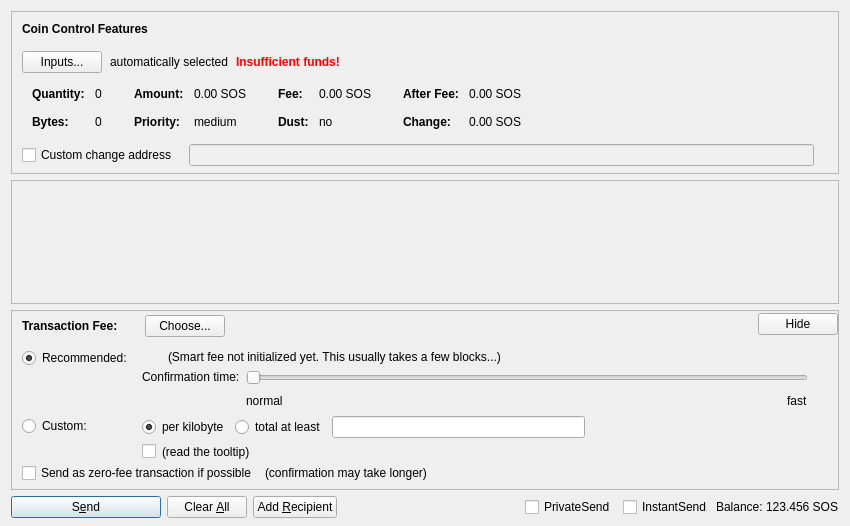
<?xml version="1.0" encoding="UTF-8"?>
<ui version="4.0">
 <class>SendCoinsDialog</class>
 <widget class="QDialog" name="SendCoinsDialog">
  <property name="geometry">
   <rect>
    <x>0</x>
    <y>0</y>
    <width>850</width>
    <height>526</height>
   </rect>
  </property>
  <property name="windowTitle">
   <string>Send Coins</string>
  </property>
  <layout class="QVBoxLayout" name="verticalLayout" stretch="0,1,0,0">
   <property name="bottomMargin">
    <number>8</number>
   </property>
   <item>
    <widget class="QFrame" name="frameCoinControl">
     <property name="sizePolicy">
      <sizepolicy hsizetype="Expanding" vsizetype="Expanding">
       <horstretch>0</horstretch>
       <verstretch>0</verstretch>
      </sizepolicy>
     </property>
     <property name="maximumSize">
      <size>
       <width>16777215</width>
       <height>16777215</height>
      </size>
     </property>
     <property name="frameShape">
      <enum>QFrame::StyledPanel</enum>
     </property>
     <property name="frameShadow">
      <enum>QFrame::Sunken</enum>
     </property>
     <layout class="QVBoxLayout" name="verticalLayoutCoinControl2">
      <property name="spacing">
       <number>0</number>
      </property>
      <property name="leftMargin">
       <number>0</number>
      </property>
      <property name="topMargin">
       <number>0</number>
      </property>
      <property name="rightMargin">
       <number>0</number>
      </property>
      <property name="bottomMargin">
       <number>6</number>
      </property>
      <item>
       <layout class="QVBoxLayout" name="verticalLayoutCoinControl" stretch="0,0,0,0,1">
        <property name="spacing">
         <number>0</number>
        </property>
        <property name="leftMargin">
         <number>10</number>
        </property>
        <property name="topMargin">
         <number>10</number>
        </property>
        <item>
         <layout class="QHBoxLayout" name="horizontalLayoutCoinControl1">
          <property name="bottomMargin">
           <number>15</number>
          </property>
          <item>
           <widget class="QLabel" name="labelCoinControlFeatures">
            <property name="sizePolicy">
             <sizepolicy hsizetype="Preferred" vsizetype="Maximum">
              <horstretch>0</horstretch>
              <verstretch>0</verstretch>
             </sizepolicy>
            </property>
            <property name="font">
             <font>
              <weight>75</weight>
              <bold>true</bold>
             </font>
            </property>
            <property name="styleSheet">
             <string notr="true">font-weight:bold;</string>
            </property>
            <property name="text">
             <string>Coin Control Features</string>
            </property>
           </widget>
          </item>
         </layout>
        </item>
        <item>
         <layout class="QHBoxLayout" name="horizontalLayoutCoinControl2" stretch="0,0,0,0">
          <property name="spacing">
           <number>8</number>
          </property>
          <property name="bottomMargin">
           <number>10</number>
          </property>
          <item>
           <widget class="QPushButton" name="pushButtonCoinControl">
            <property name="styleSheet">
             <string notr="true"/>
            </property>
            <property name="text">
             <string>Inputs...</string>
            </property>
            <property name="autoDefault">
             <bool>false</bool>
            </property>
           </widget>
          </item>
          <item>
           <widget class="QLabel" name="labelCoinControlAutomaticallySelected">
            <property name="text">
             <string>automatically selected</string>
            </property>
            <property name="margin">
             <number>5</number>
            </property>
           </widget>
          </item>
          <item>
           <widget class="QLabel" name="labelCoinControlInsuffFunds">
            <property name="font">
             <font>
              <weight>75</weight>
              <bold>true</bold>
             </font>
            </property>
            <property name="styleSheet">
             <string notr="true">color:red;font-weight:bold;</string>
            </property>
            <property name="text">
             <string>Insufficient funds!</string>
            </property>
            <property name="margin">
             <number>5</number>
            </property>
           </widget>
          </item>
          <item>
           <spacer name="horizontalSpacerCoinControl">
            <property name="orientation">
             <enum>Qt::Horizontal</enum>
            </property>
            <property name="sizeHint" stdset="0">
             <size>
              <width>40</width>
              <height>1</height>
             </size>
            </property>
           </spacer>
          </item>
         </layout>
        </item>
        <item>
         <widget class="QWidget" name="widgetCoinControl" native="true">
          <property name="sizePolicy">
           <sizepolicy hsizetype="Preferred" vsizetype="Preferred">
            <horstretch>0</horstretch>
            <verstretch>0</verstretch>
           </sizepolicy>
          </property>
          <property name="minimumSize">
           <size>
            <width>0</width>
            <height>0</height>
           </size>
          </property>
          <property name="styleSheet">
           <string notr="true"/>
          </property>
          <layout class="QHBoxLayout" name="horizontalLayoutCoinControl5">
           <property name="leftMargin">
            <number>0</number>
           </property>
           <property name="topMargin">
            <number>0</number>
           </property>
           <property name="rightMargin">
            <number>0</number>
           </property>
           <property name="bottomMargin">
            <number>0</number>
           </property>
           <item>
            <layout class="QHBoxLayout" name="horizontalLayoutCoinControl3" stretch="0,0,0,1">
             <property name="spacing">
              <number>20</number>
             </property>
             <property name="topMargin">
              <number>0</number>
             </property>
             <property name="bottomMargin">
              <number>10</number>
             </property>
             <item>
              <layout class="QFormLayout" name="formLayoutCoinControl1">
               <property name="horizontalSpacing">
                <number>10</number>
               </property>
               <property name="verticalSpacing">
                <number>14</number>
               </property>
               <property name="leftMargin">
                <number>10</number>
               </property>
               <property name="topMargin">
                <number>4</number>
               </property>
               <property name="rightMargin">
                <number>6</number>
               </property>
               <item row="0" column="0">
                <widget class="QLabel" name="labelCoinControlQuantityText">
                 <property name="font">
                  <font>
                   <weight>75</weight>
                   <bold>true</bold>
                  </font>
                 </property>
                 <property name="text">
                  <string>Quantity:</string>
                 </property>
                 <property name="margin">
                  <number>0</number>
                 </property>
                </widget>
               </item>
               <item row="0" column="1">
                <widget class="QLabel" name="labelCoinControlQuantity">
                 <property name="cursor">
                  <cursorShape>IBeamCursor</cursorShape>
                 </property>
                 <property name="contextMenuPolicy">
                  <enum>Qt::ActionsContextMenu</enum>
                 </property>
                 <property name="text">
                  <string notr="true">0</string>
                 </property>
                 <property name="margin">
                  <number>0</number>
                 </property>
                 <property name="textInteractionFlags">
                  <set>Qt::LinksAccessibleByMouse|Qt::TextSelectableByKeyboard|Qt::TextSelectableByMouse</set>
                 </property>
                </widget>
               </item>
               <item row="1" column="0">
                <widget class="QLabel" name="labelCoinControlBytesText">
                 <property name="font">
                  <font>
                   <weight>75</weight>
                   <bold>true</bold>
                  </font>
                 </property>
                 <property name="text">
                  <string>Bytes:</string>
                 </property>
                </widget>
               </item>
               <item row="1" column="1">
                <widget class="QLabel" name="labelCoinControlBytes">
                 <property name="cursor">
                  <cursorShape>IBeamCursor</cursorShape>
                 </property>
                 <property name="contextMenuPolicy">
                  <enum>Qt::ActionsContextMenu</enum>
                 </property>
                 <property name="text">
                  <string notr="true">0</string>
                 </property>
                 <property name="textInteractionFlags">
                  <set>Qt::LinksAccessibleByMouse|Qt::TextSelectableByKeyboard|Qt::TextSelectableByMouse</set>
                 </property>
                </widget>
               </item>
              </layout>
             </item>
             <item>
              <layout class="QFormLayout" name="formLayoutCoinControl2">
               <property name="horizontalSpacing">
                <number>10</number>
               </property>
               <property name="verticalSpacing">
                <number>14</number>
               </property>
               <property name="leftMargin">
                <number>6</number>
               </property>
               <property name="topMargin">
                <number>4</number>
               </property>
               <property name="rightMargin">
                <number>6</number>
               </property>
               <item row="0" column="0">
                <widget class="QLabel" name="labelCoinControlAmountText">
                 <property name="font">
                  <font>
                   <weight>75</weight>
                   <bold>true</bold>
                  </font>
                 </property>
                 <property name="text">
                  <string>Amount:</string>
                 </property>
                 <property name="margin">
                  <number>0</number>
                 </property>
                </widget>
               </item>
               <item row="0" column="1">
                <widget class="QLabel" name="labelCoinControlAmount">
                 <property name="cursor">
                  <cursorShape>IBeamCursor</cursorShape>
                 </property>
                 <property name="contextMenuPolicy">
                  <enum>Qt::ActionsContextMenu</enum>
                 </property>
                 <property name="text">
                  <string notr="true">0.00 SOS</string>
                 </property>
                 <property name="textInteractionFlags">
                  <set>Qt::LinksAccessibleByMouse|Qt::TextSelectableByKeyboard|Qt::TextSelectableByMouse</set>
                 </property>
                </widget>
               </item>
               <item row="1" column="0">
                <widget class="QLabel" name="labelCoinControlPriorityText">
                 <property name="font">
                  <font>
                   <weight>75</weight>
                   <bold>true</bold>
                  </font>
                 </property>
                 <property name="text">
                  <string>Priority:</string>
                 </property>
                </widget>
               </item>
               <item row="1" column="1">
                <widget class="QLabel" name="labelCoinControlPriority">
                 <property name="cursor">
                  <cursorShape>IBeamCursor</cursorShape>
                 </property>
                 <property name="contextMenuPolicy">
                  <enum>Qt::ActionsContextMenu</enum>
                 </property>
                 <property name="text">
                  <string>medium</string>
                 </property>
                 <property name="textInteractionFlags">
                  <set>Qt::LinksAccessibleByMouse|Qt::TextSelectableByKeyboard|Qt::TextSelectableByMouse</set>
                 </property>
                </widget>
               </item>
              </layout>
             </item>
             <item>
              <layout class="QFormLayout" name="formLayoutCoinControl3">
               <property name="horizontalSpacing">
                <number>10</number>
               </property>
               <property name="verticalSpacing">
                <number>14</number>
               </property>
               <property name="leftMargin">
                <number>6</number>
               </property>
               <property name="topMargin">
                <number>4</number>
               </property>
               <property name="rightMargin">
                <number>6</number>
               </property>
               <item row="0" column="0">
                <widget class="QLabel" name="labelCoinControlFeeText">
                 <property name="font">
                  <font>
                   <weight>75</weight>
                   <bold>true</bold>
                  </font>
                 </property>
                 <property name="text">
                  <string>Fee:</string>
                 </property>
                 <property name="margin">
                  <number>0</number>
                 </property>
                </widget>
               </item>
               <item row="0" column="1">
                <widget class="QLabel" name="labelCoinControlFee">
                 <property name="cursor">
                  <cursorShape>IBeamCursor</cursorShape>
                 </property>
                 <property name="contextMenuPolicy">
                  <enum>Qt::ActionsContextMenu</enum>
                 </property>
                 <property name="text">
                  <string notr="true">0.00 SOS</string>
                 </property>
                 <property name="textInteractionFlags">
                  <set>Qt::LinksAccessibleByMouse|Qt::TextSelectableByKeyboard|Qt::TextSelectableByMouse</set>
                 </property>
                </widget>
               </item>
               <item row="1" column="0">
                <widget class="QLabel" name="labelCoinControlLowOutputText">
                 <property name="font">
                  <font>
                   <weight>75</weight>
                   <bold>true</bold>
                  </font>
                 </property>
                 <property name="text">
                  <string>Dust:</string>
                 </property>
                </widget>
               </item>
               <item row="1" column="1">
                <widget class="QLabel" name="labelCoinControlLowOutput">
                 <property name="cursor">
                  <cursorShape>IBeamCursor</cursorShape>
                 </property>
                 <property name="contextMenuPolicy">
                  <enum>Qt::ActionsContextMenu</enum>
                 </property>
                 <property name="text">
                  <string>no</string>
                 </property>
                 <property name="textInteractionFlags">
                  <set>Qt::LinksAccessibleByMouse|Qt::TextSelectableByKeyboard|Qt::TextSelectableByMouse</set>
                 </property>
                </widget>
               </item>
              </layout>
             </item>
             <item>
              <layout class="QFormLayout" name="formLayoutCoinControl4">
               <property name="horizontalSpacing">
                <number>10</number>
               </property>
               <property name="verticalSpacing">
                <number>14</number>
               </property>
               <property name="leftMargin">
                <number>6</number>
               </property>
               <property name="topMargin">
                <number>4</number>
               </property>
               <property name="rightMargin">
                <number>6</number>
               </property>
               <item row="0" column="0">
                <widget class="QLabel" name="labelCoinControlAfterFeeText">
                 <property name="font">
                  <font>
                   <weight>75</weight>
                   <bold>true</bold>
                  </font>
                 </property>
                 <property name="text">
                  <string>After Fee:</string>
                 </property>
                 <property name="margin">
                  <number>0</number>
                 </property>
                </widget>
               </item>
               <item row="0" column="1">
                <widget class="QLabel" name="labelCoinControlAfterFee">
                 <property name="cursor">
                  <cursorShape>IBeamCursor</cursorShape>
                 </property>
                 <property name="contextMenuPolicy">
                  <enum>Qt::ActionsContextMenu</enum>
                 </property>
                 <property name="text">
                  <string notr="true">0.00 SOS</string>
                 </property>
                 <property name="textInteractionFlags">
                  <set>Qt::LinksAccessibleByMouse|Qt::TextSelectableByKeyboard|Qt::TextSelectableByMouse</set>
                 </property>
                </widget>
               </item>
               <item row="1" column="0">
                <widget class="QLabel" name="labelCoinControlChangeText">
                 <property name="font">
                  <font>
                   <weight>75</weight>
                   <bold>true</bold>
                  </font>
                 </property>
                 <property name="text">
                  <string>Change:</string>
                 </property>
                </widget>
               </item>
               <item row="1" column="1">
                <widget class="QLabel" name="labelCoinControlChange">
                 <property name="cursor">
                  <cursorShape>IBeamCursor</cursorShape>
                 </property>
                 <property name="contextMenuPolicy">
                  <enum>Qt::ActionsContextMenu</enum>
                 </property>
                 <property name="text">
                  <string notr="true">0.00 SOS</string>
                 </property>
                 <property name="textInteractionFlags">
                  <set>Qt::LinksAccessibleByMouse|Qt::TextSelectableByKeyboard|Qt::TextSelectableByMouse</set>
                 </property>
                </widget>
               </item>
              </layout>
             </item>
            </layout>
           </item>
          </layout>
         </widget>
        </item>
        <item>
         <layout class="QHBoxLayout" name="horizontalLayoutCoinControl4" stretch="0,0,0">
          <property name="spacing">
           <number>12</number>
          </property>
          <property name="sizeConstraint">
           <enum>QLayout::SetDefaultConstraint</enum>
          </property>
          <property name="topMargin">
           <number>5</number>
          </property>
          <property name="rightMargin">
           <number>5</number>
          </property>
          <item>
           <widget class="QCheckBox" name="checkBoxCoinControlChange">
            <property name="toolTip">
             <string>If this is activated, but the change address is empty or invalid, change will be sent to a newly generated address.</string>
            </property>
            <property name="text">
             <string>Custom change address</string>
            </property>
           </widget>
          </item>
          <item>
           <widget class="QValidatedLineEdit" name="lineEditCoinControlChange">
            <property name="enabled">
             <bool>false</bool>
            </property>
            <property name="sizePolicy">
             <sizepolicy hsizetype="Expanding" vsizetype="Fixed">
              <horstretch>0</horstretch>
              <verstretch>0</verstretch>
             </sizepolicy>
            </property>
           </widget>
          </item>
          <item>
           <widget class="QLabel" name="labelCoinControlChangeLabel">
            <property name="sizePolicy">
             <sizepolicy hsizetype="Preferred" vsizetype="Expanding">
              <horstretch>0</horstretch>
              <verstretch>0</verstretch>
             </sizepolicy>
            </property>
            <property name="minimumSize">
             <size>
              <width>0</width>
              <height>0</height>
             </size>
            </property>
            <property name="text">
             <string/>
            </property>
            <property name="margin">
             <number>3</number>
            </property>
           </widget>
          </item>
         </layout>
        </item>
        <item>
         <spacer name="verticalSpacerCoinControl">
          <property name="orientation">
           <enum>Qt::Vertical</enum>
          </property>
          <property name="sizeHint" stdset="0">
           <size>
            <width>800</width>
            <height>1</height>
           </size>
          </property>
         </spacer>
        </item>
       </layout>
      </item>
     </layout>
    </widget>
   </item>
   <item>
    <widget class="QScrollArea" name="scrollArea">
     <property name="widgetResizable">
      <bool>true</bool>
     </property>
     <widget class="QWidget" name="scrollAreaWidgetContents">
      <property name="geometry">
       <rect>
        <x>0</x>
        <y>0</y>
        <width>830</width>
        <height>69</height>
       </rect>
      </property>
      <layout class="QVBoxLayout" name="verticalLayout_2" stretch="0,1">
       <property name="leftMargin">
        <number>0</number>
       </property>
       <property name="topMargin">
        <number>0</number>
       </property>
       <property name="rightMargin">
        <number>0</number>
       </property>
       <property name="bottomMargin">
        <number>0</number>
       </property>
       <item>
        <layout class="QVBoxLayout" name="entries">
         <property name="spacing">
          <number>6</number>
         </property>
        </layout>
       </item>
       <item>
        <spacer name="verticalSpacer">
         <property name="orientation">
          <enum>Qt::Vertical</enum>
         </property>
         <property name="sizeHint" stdset="0">
          <size>
           <width>20</width>
           <height>40</height>
          </size>
         </property>
        </spacer>
       </item>
      </layout>
     </widget>
    </widget>
   </item>
   <item>
    <widget class="QFrame" name="frameFee">
     <property name="sizePolicy">
      <sizepolicy hsizetype="Expanding" vsizetype="Expanding">
       <horstretch>0</horstretch>
       <verstretch>0</verstretch>
      </sizepolicy>
     </property>
     <property name="maximumSize">
      <size>
       <width>16777215</width>
       <height>16777215</height>
      </size>
     </property>
     <property name="frameShape">
      <enum>QFrame::StyledPanel</enum>
     </property>
     <property name="frameShadow">
      <enum>QFrame::Sunken</enum>
     </property>
     <layout class="QVBoxLayout" name="verticalLayoutFee1">
      <property name="spacing">
       <number>0</number>
      </property>
      <property name="leftMargin">
       <number>0</number>
      </property>
      <property name="topMargin">
       <number>0</number>
      </property>
      <property name="rightMargin">
       <number>0</number>
      </property>
      <property name="bottomMargin">
       <number>0</number>
      </property>
      <item>
       <layout class="QVBoxLayout" name="verticalLayoutFee2" stretch="0,0,0">
        <property name="spacing">
         <number>0</number>
        </property>
        <property name="leftMargin">
         <number>10</number>
        </property>
        <property name="topMargin">
         <number>0</number>
        </property>
        <item>
         <layout class="QHBoxLayout" name="horizontalLayoutFee1">
          <property name="bottomMargin">
           <number>0</number>
          </property>
          <item>
           <layout class="QVBoxLayout" name="verticalLayoutFee7">
            <property name="spacing">
             <number>0</number>
            </property>
            <item>
             <spacer name="verticalSpacerSmartFee">
              <property name="orientation">
               <enum>Qt::Vertical</enum>
              </property>
              <property name="sizeType">
               <enum>QSizePolicy::Fixed</enum>
              </property>
              <property name="sizeHint" stdset="0">
               <size>
                <width>1</width>
                <height>4</height>
               </size>
              </property>
             </spacer>
            </item>
            <item>
             <layout class="QHBoxLayout" name="horizontalLayoutSmartFee">
              <property name="spacing">
               <number>10</number>
              </property>
              <item>
               <widget class="QLabel" name="labelFeeHeadline">
                <property name="sizePolicy">
                 <sizepolicy hsizetype="Preferred" vsizetype="Maximum">
                  <horstretch>0</horstretch>
                  <verstretch>0</verstretch>
                 </sizepolicy>
                </property>
                <property name="font">
                 <font>
                  <weight>75</weight>
                  <bold>true</bold>
                 </font>
                </property>
                <property name="styleSheet">
                 <string notr="true">font-weight:bold;</string>
                </property>
                <property name="text">
                 <string>Transaction Fee:</string>
                </property>
               </widget>
              </item>
              <item>
               <widget class="QLabel" name="labelFeeMinimized">
                <property name="text">
                 <string/>
                </property>
               </widget>
              </item>
              <item>
               <widget class="QPushButton" name="buttonChooseFee">
                <property name="text">
                 <string>Choose...</string>
                </property>
               </widget>
              </item>
             </layout>
            </item>
            <item>
             <spacer name="verticalSpacer_5">
              <property name="orientation">
               <enum>Qt::Vertical</enum>
              </property>
              <property name="sizeHint" stdset="0">
               <size>
                <width>1</width>
                <height>1</height>
               </size>
              </property>
             </spacer>
            </item>
           </layout>
          </item>
          <item>
           <spacer name="horizontalSpacer_4">
            <property name="orientation">
             <enum>Qt::Horizontal</enum>
            </property>
            <property name="sizeHint" stdset="0">
             <size>
              <width>40</width>
              <height>20</height>
             </size>
            </property>
           </spacer>
          </item>
          <item>
           <widget class="QPushButton" name="buttonMinimizeFee">
            <property name="toolTip">
             <string>collapse fee-settings</string>
            </property>
            <property name="text">
             <string>Hide</string>
            </property>
           </widget>
          </item>
         </layout>
        </item>
        <item>
         <widget class="QFrame" name="frameFeeSelection">
          <layout class="QVBoxLayout" name="verticalLayoutFee12">
           <property name="spacing">
            <number>0</number>
           </property>
           <property name="leftMargin">
            <number>0</number>
           </property>
           <property name="topMargin">
            <number>0</number>
           </property>
           <property name="rightMargin">
            <number>0</number>
           </property>
           <property name="bottomMargin">
            <number>0</number>
           </property>
           <item>
            <layout class="QGridLayout" name="gridLayoutFee">
             <property name="topMargin">
              <number>10</number>
             </property>
             <property name="bottomMargin">
              <number>4</number>
             </property>
             <property name="horizontalSpacing">
              <number>10</number>
             </property>
             <property name="verticalSpacing">
              <number>4</number>
             </property>
             <item row="1" column="1">
              <layout class="QVBoxLayout" name="verticalLayoutFee8">
               <property name="spacing">
                <number>6</number>
               </property>
               <item>
                <layout class="QHBoxLayout" name="horizontalLayoutFee13">
                 <item>
                  <widget class="QRadioButton" name="radioCustomPerKilobyte">
                   <property name="toolTip">
                    <string>If the custom fee is set to 1000 duffs and the transaction is only 250 bytes, then &quot;per kilobyte&quot; only pays 250 duffs in fee,&lt;br /&gt;while &quot;at least&quot; pays 1000 duffs. For transactions bigger than a kilobyte both pay by kilobyte.</string>
                   </property>
                   <property name="text">
                    <string>per kilobyte</string>
                   </property>
                   <property name="checked">
                    <bool>true</bool>
                   </property>
                   <attribute name="buttonGroup">
                    <string notr="true">groupCustomFee</string>
                   </attribute>
                  </widget>
                 </item>
                 <item>
                  <widget class="QRadioButton" name="radioCustomAtLeast">
                   <property name="toolTip">
                    <string>If the custom fee is set to 1000 duffs and the transaction is only 250 bytes, then &quot;per kilobyte&quot; only pays 250 duffs in fee,&lt;br /&gt;while &quot;total at least&quot; pays 1000 duffs. For transactions bigger than a kilobyte both pay by kilobyte.</string>
                   </property>
                   <property name="text">
                    <string>total at least</string>
                   </property>
                   <attribute name="buttonGroup">
                    <string notr="true">groupCustomFee</string>
                   </attribute>
                  </widget>
                 </item>
                 <item>
                  <widget class="BitcoinAmountField" name="customFee"/>
                 </item>
                 <item>
                  <spacer name="horizontalSpacer_6">
                   <property name="orientation">
                    <enum>Qt::Horizontal</enum>
                   </property>
                   <property name="sizeHint" stdset="0">
                    <size>
                     <width>1</width>
                     <height>1</height>
                    </size>
                   </property>
                  </spacer>
                 </item>
                </layout>
               </item>
               <item>
                <layout class="QHBoxLayout" name="horizontalLayoutFee8">
                 <item>
                  <widget class="QCheckBox" name="checkBoxMinimumFee">
                   <property name="toolTip">
                    <string>Paying only the minimum fee is just fine as long as there is less transaction volume than space in the blocks.&lt;br /&gt;But be aware that this can end up in a never confirming transaction once there is more demand for sos transactions than the network can process.</string>
                   </property>
                   <property name="text">
                    <string/>
                   </property>
                  </widget>
                 </item>
                 <item>
                  <widget class="QLabel" name="labelMinFeeWarning">
                   <property name="enabled">
                    <bool>true</bool>
                   </property>
                   <property name="toolTip">
                    <string>Paying only the minimum fee is just fine as long as there is less transaction volume than space in the blocks.&lt;br /&gt;But be aware that this can end up in a never confirming transaction once there is more demand for sos transactions than the network can process.</string>
                   </property>
                   <property name="text">
                    <string>(read the tooltip)</string>
                   </property>
                   <property name="margin">
                    <number>5</number>
                   </property>
                  </widget>
                 </item>
                 <item>
                  <spacer name="horizontalSpacer_2">
                   <property name="orientation">
                    <enum>Qt::Horizontal</enum>
                   </property>
                   <property name="sizeHint" stdset="0">
                    <size>
                     <width>1</width>
                     <height>1</height>
                    </size>
                   </property>
                  </spacer>
                 </item>
                </layout>
               </item>
              </layout>
             </item>
             <item row="0" column="0">
              <layout class="QVBoxLayout" name="verticalLayoutFee4" stretch="0,1">
               <item>
                <widget class="QRadioButton" name="radioSmartFee">
                 <property name="text">
                  <string>Recommended:</string>
                 </property>
                 <property name="checked">
                  <bool>true</bool>
                 </property>
                 <attribute name="buttonGroup">
                  <string notr="true">groupFee</string>
                 </attribute>
                </widget>
               </item>
               <item>
                <spacer name="verticalSpacer_2">
                 <property name="orientation">
                  <enum>Qt::Vertical</enum>
                 </property>
                 <property name="sizeHint" stdset="0">
                  <size>
                   <width>1</width>
                   <height>1</height>
                  </size>
                 </property>
                </spacer>
               </item>
              </layout>
             </item>
             <item row="1" column="0">
              <layout class="QVBoxLayout" name="verticalLayoutFee9" stretch="0,1">
               <item>
                <widget class="QRadioButton" name="radioCustomFee">
                 <property name="text">
                  <string>Custom:</string>
                 </property>
                 <attribute name="buttonGroup">
                  <string notr="true">groupFee</string>
                 </attribute>
                </widget>
               </item>
               <item>
                <spacer name="verticalSpacer_6">
                 <property name="orientation">
                  <enum>Qt::Vertical</enum>
                 </property>
                 <property name="sizeHint" stdset="0">
                  <size>
                   <width>1</width>
                   <height>1</height>
                  </size>
                 </property>
                </spacer>
               </item>
              </layout>
             </item>
             <item row="0" column="1">
              <layout class="QVBoxLayout" name="verticalLayoutFee3" stretch="0,0,1">
               <property name="spacing">
                <number>6</number>
               </property>
               <property name="topMargin">
                <number>2</number>
               </property>
               <item>
                <layout class="QHBoxLayout" name="horizontalLayoutFee12">
                 <item>
                  <widget class="QLabel" name="labelSmartFee">
                   <property name="text">
                    <string/>
                   </property>
                   <property name="margin">
                    <number>2</number>
                   </property>
                  </widget>
                 </item>
                 <item>
                  <widget class="QLabel" name="labelFeeEstimation">
                   <property name="text">
                    <string/>
                   </property>
                  </widget>
                 </item>
                 <item>
                  <widget class="QLabel" name="labelSmartFee2">
                   <property name="text">
                    <string>(Smart fee not initialized yet. This usually takes a few blocks...)</string>
                   </property>
                   <property name="margin">
                    <number>2</number>
                   </property>
                  </widget>
                 </item>
                 <item>
                  <spacer name="horizontalSpacer_5">
                   <property name="orientation">
                    <enum>Qt::Horizontal</enum>
                   </property>
                   <property name="sizeHint" stdset="0">
                    <size>
                     <width>1</width>
                     <height>1</height>
                    </size>
                   </property>
                  </spacer>
                 </item>
                </layout>
               </item>
               <item>
                <layout class="QHBoxLayout" name="horizontalLayoutFee9">
                 <item>
                  <layout class="QVBoxLayout" name="verticalLayoutFee6">
                   <item>
                    <widget class="QLabel" name="labelSmartFee3">
                     <property name="text">
                      <string>Confirmation time:</string>
                     </property>
                     <property name="margin">
                      <number>2</number>
                     </property>
                    </widget>
                   </item>
                   <item>
                    <spacer name="verticalSpacer_3">
                     <property name="orientation">
                      <enum>Qt::Vertical</enum>
                     </property>
                     <property name="sizeHint" stdset="0">
                      <size>
                       <width>1</width>
                       <height>1</height>
                      </size>
                     </property>
                    </spacer>
                   </item>
                  </layout>
                 </item>
                 <item>
                  <layout class="QVBoxLayout" name="verticalLayoutFee5">
                   <property name="rightMargin">
                    <number>30</number>
                   </property>
                   <item>
                    <widget class="QSlider" name="sliderSmartFee">
                     <property name="minimum">
                      <number>0</number>
                     </property>
                     <property name="maximum">
                      <number>24</number>
                     </property>
                     <property name="pageStep">
                      <number>1</number>
                     </property>
                     <property name="value">
                      <number>0</number>
                     </property>
                     <property name="orientation">
                      <enum>Qt::Horizontal</enum>
                     </property>
                     <property name="invertedAppearance">
                      <bool>false</bool>
                     </property>
                     <property name="invertedControls">
                      <bool>false</bool>
                     </property>
                     <property name="tickPosition">
                      <enum>QSlider::NoTicks</enum>
                     </property>
                    </widget>
                   </item>
                   <item>
                    <layout class="QHBoxLayout" name="horizontalLayoutFee10">
                     <item>
                      <widget class="QLabel" name="labelSmartFeeNormal">
                       <property name="text">
                        <string>normal</string>
                       </property>
                      </widget>
                     </item>
                     <item>
                      <spacer name="horizontalSpacer_3">
                       <property name="orientation">
                        <enum>Qt::Horizontal</enum>
                       </property>
                       <property name="sizeHint" stdset="0">
                        <size>
                         <width>40</width>
                         <height>20</height>
                        </size>
                       </property>
                      </spacer>
                     </item>
                     <item>
                      <widget class="QLabel" name="labelSmartFeeFast">
                       <property name="text">
                        <string>fast</string>
                       </property>
                      </widget>
                     </item>
                    </layout>
                   </item>
                  </layout>
                 </item>
                </layout>
               </item>
               <item>
                <spacer name="verticalSpacer_4">
                 <property name="orientation">
                  <enum>Qt::Vertical</enum>
                 </property>
                 <property name="sizeHint" stdset="0">
                  <size>
                   <width>1</width>
                   <height>1</height>
                  </size>
                 </property>
                </spacer>
               </item>
              </layout>
             </item>
            </layout>
           </item>
           <item>
            <layout class="QHBoxLayout" name="horizontalLayoutFee5" stretch="0,0,0">
             <property name="spacing">
              <number>8</number>
             </property>
             <property name="bottomMargin">
              <number>4</number>
             </property>
             <item>
              <widget class="QCheckBox" name="checkBoxFreeTx">
               <property name="text">
                <string>Send as zero-fee transaction if possible</string>
               </property>
              </widget>
             </item>
             <item>
              <widget class="QLabel" name="labelFreeTx">
               <property name="text">
                <string>(confirmation may take longer)</string>
               </property>
               <property name="margin">
                <number>5</number>
               </property>
              </widget>
             </item>
             <item>
              <spacer name="horizontalSpacerFee5">
               <property name="orientation">
                <enum>Qt::Horizontal</enum>
               </property>
               <property name="sizeHint" stdset="0">
                <size>
                 <width>1</width>
                 <height>1</height>
                </size>
               </property>
              </spacer>
             </item>
            </layout>
           </item>
           <item>
            <spacer name="verticalSpacerFee2">
             <property name="orientation">
              <enum>Qt::Vertical</enum>
             </property>
             <property name="sizeHint" stdset="0">
              <size>
               <width>1</width>
               <height>1</height>
              </size>
             </property>
            </spacer>
           </item>
          </layout>
         </widget>
        </item>
        <item>
         <spacer name="verticalSpacerFee">
          <property name="orientation">
           <enum>Qt::Vertical</enum>
          </property>
          <property name="sizeHint" stdset="0">
           <size>
            <width>800</width>
            <height>1</height>
           </size>
          </property>
         </spacer>
        </item>
       </layout>
      </item>
     </layout>
    </widget>
   </item>
   <item>
    <layout class="QHBoxLayout" name="horizontalLayout">
     <item>
      <widget class="QPushButton" name="sendButton">
       <property name="minimumSize">
        <size>
         <width>150</width>
         <height>0</height>
        </size>
       </property>
       <property name="toolTip">
        <string>Confirm the send action</string>
       </property>
       <property name="text">
        <string>S&amp;end</string>
       </property>
       <property name="autoDefault">
        <bool>false</bool>
       </property>
       <property name="default">
        <bool>true</bool>
       </property>
      </widget>
     </item>
     <item>
      <widget class="QPushButton" name="clearButton">
       <property name="sizePolicy">
        <sizepolicy hsizetype="Minimum" vsizetype="Fixed">
         <horstretch>0</horstretch>
         <verstretch>0</verstretch>
        </sizepolicy>
       </property>
       <property name="toolTip">
        <string>Clear all fields of the form.</string>
       </property>
       <property name="text">
        <string>Clear &amp;All</string>
       </property>
       <property name="autoDefault">
        <bool>false</bool>
       </property>
      </widget>
     </item>
     <item>
      <widget class="QPushButton" name="addButton">
       <property name="toolTip">
        <string>Send to multiple recipients at once</string>
       </property>
       <property name="text">
        <string>Add &amp;Recipient</string>
       </property>
       <property name="autoDefault">
        <bool>false</bool>
       </property>
      </widget>
     </item>
     <item>
      <spacer name="horizontalSpacer">
       <property name="orientation">
        <enum>Qt::Horizontal</enum>
       </property>
       <property name="sizeHint" stdset="0">
        <size>
         <width>40</width>
         <height>20</height>
        </size>
       </property>
      </spacer>
     </item>
     <item>
      <layout class="QHBoxLayout" name="horizontalLayout_2">
       <property name="spacing">
        <number>3</number>
       </property>
       <item>
        <widget class="QCheckBox" name="checkUsePrivateSend">
         <property name="minimumSize">
          <size>
           <width>95</width>
           <height>0</height>
          </size>
         </property>
         <property name="text">
          <string>PrivateSend</string>
         </property>
         <property name="checked">
          <bool>false</bool>
         </property>
        </widget>
       </item>
       <item>
        <widget class="QCheckBox" name="checkUseInstantSend">
         <property name="enabled">
          <bool>true</bool>
         </property>
         <property name="minimumSize">
          <size>
           <width>85</width>
           <height>0</height>
          </size>
         </property>
         <property name="text">
          <string>InstantSend</string>
         </property>
        </widget>
       </item>
       <item>
        <widget class="QLabel" name="label">
         <property name="text">
          <string>Balance:</string>
         </property>
        </widget>
       </item>
       <item>
        <widget class="QLabel" name="labelBalance">
         <property name="sizePolicy">
          <sizepolicy hsizetype="Preferred" vsizetype="Fixed">
           <horstretch>0</horstretch>
           <verstretch>0</verstretch>
          </sizepolicy>
         </property>
         <property name="cursor">
          <cursorShape>IBeamCursor</cursorShape>
         </property>
         <property name="text">
          <string notr="true">123.456 SOS</string>
         </property>
         <property name="textInteractionFlags">
          <set>Qt::LinksAccessibleByMouse|Qt::TextSelectableByKeyboard|Qt::TextSelectableByMouse</set>
         </property>
        </widget>
       </item>
      </layout>
     </item>
    </layout>
   </item>
  </layout>
 </widget>
 <customwidgets>
  <customwidget>
   <class>QValidatedLineEdit</class>
   <extends>QLineEdit</extends>
   <header>qvalidatedlineedit.h</header>
  </customwidget>
  <customwidget>
   <class>BitcoinAmountField</class>
   <extends>QLineEdit</extends>
   <header>bitcoinamountfield.h</header>
   <container>1</container>
  </customwidget>
 </customwidgets>
 <resources>
  <include location="../sos.qrc"/>
 </resources>
 <connections/>
 <buttongroups>
  <buttongroup name="groupCustomFee"/>
  <buttongroup name="groupFee"/>
 </buttongroups>
</ui>
